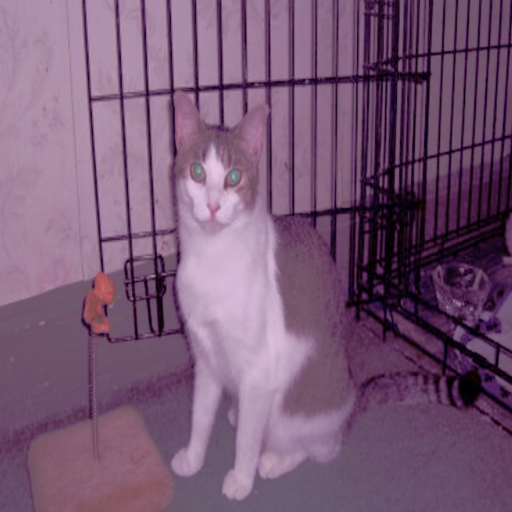
#> input picture reflective_cat_1 (1).png, 1024 x 1024 px (shown at 1/2 size)
$ python -i cat-reflective-generator.py   (imports and definitions only)
#> lines starting #> are read from the running program, lines starting #| are printed output that depends on the picture
import numpy as np
import matplotlib.pyplot as plt
from scipy.ndimage import gaussian_filter
import os
import time
from PIL import Image
from concurrent.futures import ProcessPoolExecutor
import requests
from io import BytesIO
import cv2
from tqdm import tqdm
import random
from numba import jit, prange

class CatReflectiveImageGenerator:
    """
    Image generator that applies reflective algebra transformations to cat images
    """

    def __init__(self, output_size=(1024, 1024), use_parallel=True):
        """
        Initialize the generator

        Parameters:
        - output_size: Size of output images (width, height)
        - use_parallel: Whether to use parallel processing
        """
        self.output_size = output_size
        self.use_parallel = use_parallel
        self.num_cpus = os.cpu_count()

        # Create coordinate grids for transformations
        self.x = np.linspace(-1, 1, output_size[0])
        self.y = np.linspace(-1, 1, output_size[1])
        self.X, self.Y = np.meshgrid(self.x, self.y)

        print(f"Initialized generator with output size {output_size}")
        print(f"Number of CPU cores available: {self.num_cpus}")

    # [90 lines left out: functions download_cat_images, load_cat_images_from_folder, not called in this run]

    @staticmethod
    @jit(nopython=True)
    def _extract_triplet_from_image(image):
        """
        Extract triplet components from an image using its RGB channels

        Parameters:
        - image: Input RGB image

        Returns:
        - Triplet field as a 3D array (height, width, 3)
        """
        # Get image dimensions
        height, width, channels = image.shape

        # Create triplet field
        triplet_field = np.zeros((height, width, 3))

        # Extract RGB channels and normalize
        for i in range(height):
            for j in range(width):
                r = image[i, j, 0]
                g = image[i, j, 1]
                b = image[i, j, 2]

                # Create triplet components a, b, c
                a = r
                b = g
                c = b

                triplet_field[i, j, 0] = a
                triplet_field[i, j, 1] = b
                triplet_field[i, j, 2] = c

        return triplet_field

    def mirror_transform(self, triplet_field):
        """
        Apply the mirror principle from the paper (section 2)

        Parameters:
        - triplet_field: Input field of triplets [a, b, c]

        Returns:
        - Mirrored field
        """
        # Extract components
        a = triplet_field[:,:,0]
        b = triplet_field[:,:,1]
        c = triplet_field[:,:,2]

        # Apply mirror transformation ρ([A, B, C]) = [C, B, A] from section 2.2.2
        mirrored = np.zeros_like(triplet_field)
        mirrored[:,:,0] = c  # a becomes c
        mirrored[:,:,1] = b  # b stays the same
        mirrored[:,:,2] = a  # c becomes a

        return mirrored

    def apply_reflective_operator(self, triplet_field, alpha=2.0, iterations=1):
        """
        Apply the reflective operator # from the paper

        Parameters:
        - triplet_field: Input field of triplets
        - alpha: Parameter controlling the transformation intensity
        - iterations: Number of iterations to apply the operator

        Returns:
        - Transformed field
        """
        result = triplet_field.copy()

        for _ in range(iterations):
            # Extract components
            a = result[:,:,0]
            b = result[:,:,1]
            c = result[:,:,2]

            # Apply a transformation inspired by sections 1.4.1-1.4.3
            # Component-wise action with operators f, g, h
            new_a = 0.5 * (np.sin(np.pi * a) * np.cos(alpha * b * c) + a)
            new_b = 0.5 * (np.cos(np.pi * b) * np.sin(alpha * a * c) + b)
            new_c = 0.5 * (np.sin(np.pi * c) * np.cos(alpha * a * b) + c)

            # Update result
            result[:,:,0] = new_a
            result[:,:,1] = new_b
            result[:,:,2] = new_c

        return result

    def apply_baz_transform(self, image, alpha=2.0, t=0.5):
        """
        Apply a transform inspired by the BAZ wave function concept

        Parameters:
        - image: Input RGB image
        - alpha: BAZ parameter α controlling complexity
        - t: Time parameter

        Returns:
        - Transformed image
        """
        # Convert to frequency domain
        r, g, b = image[:,:,0], image[:,:,1], image[:,:,2]

        # Perform FFT on each channel
        r_fft = np.fft.fft2(r)
        g_fft = np.fft.fft2(g)
        b_fft = np.fft.fft2(b)

        # Shift to center
        r_fft_shift = np.fft.fftshift(r_fft)
        g_fft_shift = np.fft.fftshift(g_fft)
        b_fft_shift = np.fft.fftshift(b_fft)

        # Get dimensions
        rows, cols = r.shape

        # Create the BAZ operator in frequency domain
        # Using equations from section 7.15
        # e^(-s²t/(1+4αt)) / (1+4αt)^(3/2)

        # Create meshgrid for frequencies
        u = np.fft.fftfreq(rows)
        v = np.fft.fftfreq(cols)
        u, v = np.meshgrid(u, v)
        s_squared = u**2 + v**2

        # BAZ operator
        baz_operator = np.exp(-s_squared * t / (1 + 4 * alpha * t)) / (1 + 4 * alpha * t)**(3/2)

        # Apply operator to each channel
        r_transformed = r_fft_shift * baz_operator
        g_transformed = g_fft_shift * baz_operator
        b_transformed = b_fft_shift * baz_operator

        # Inverse FFT
        r_back = np.fft.ifft2(np.fft.ifftshift(r_transformed))
        g_back = np.fft.ifft2(np.fft.ifftshift(g_transformed))
        b_back = np.fft.ifft2(np.fft.ifftshift(b_transformed))

        # Take real part and normalize
        r_back = np.real(r_back)
        g_back = np.real(g_back)
        b_back = np.real(b_back)

        # Create output image
        result = np.zeros_like(image)

        # Normalize each channel
        r_back = (r_back - np.min(r_back)) / (np.max(r_back) - np.min(r_back))
        g_back = (g_back - np.min(g_back)) / (np.max(g_back) - np.min(g_back))
        b_back = (b_back - np.min(b_back)) / (np.max(b_back) - np.min(b_back))

        # Combine channels
        result[:,:,0] = r_back
        result[:,:,1] = g_back
        result[:,:,2] = b_back

        return result

    def generate_reflective_cat_image(self, cat_image, alpha=2.5, iterations=3):
        """
        Generate a reflective transformation of a cat image

        Parameters:
        - cat_image: Input cat image
        - alpha: Parameter controlling transformation intensity
        - iterations: Number of iterations for reflective operator

        Returns:
        - Transformed image
        """
        # Start timer
        start_time = time.time()

        # Extract triplet field from cat image
        print("Extracting triplet field from cat image...")
        triplet_field = self._extract_triplet_from_image(cat_image)

        # Apply mirror transformation
        print("Applying mirror transformation...")
        mirrored = self.mirror_transform(triplet_field)

        # Apply reflective operator
        print("Applying reflective operator...")
        reflected = self.apply_reflective_operator(mirrored, alpha=alpha, iterations=iterations)

        # Apply BAZ transform
        print("Applying BAZ transform...")
        transformed = self.apply_baz_transform(cat_image, alpha=alpha, t=0.3)

        # Combine the original and transformed representations
        print("Creating final image...")
        reflected_rgb = np.zeros_like(cat_image)
        reflected_rgb[:,:,0] = reflected[:,:,0]
        reflected_rgb[:,:,1] = reflected[:,:,1]
        reflected_rgb[:,:,2] = reflected[:,:,2]

        # Blend original, reflected and transformed images
        final = 0.4 * reflected_rgb + 0.6 * transformed

        # Normalize
        final = np.clip(final, 0, 1)

        # Apply some final smoothing
        final = gaussian_filter(final, sigma=[0.5, 0.5, 0])

        print(f"Image generation completed in {time.time() - start_time:.2f} seconds")

        return final

    # [217 lines left out: functions apply_prime_count_segmentation, generate_bhlm_style_image, _process_single_image, process_cat_image_batch, save_image, save_image_batch and 2 more, not called in this run]

# Example usage
# [48 lines not run here, left out]

>>> import cv2
>>> picture = cv2.imread('reflective_cat_1 (1).png')
#> picture is the input picture: shape (1024, 1024, 3); mean B, G, R 116.9, 88.3, 119.9
>>> result = CatReflectiveImageGenerator().generate_reflective_cat_image(picture)
#> in generate_reflective_cat_image, `triplet_field = self._extract_triplet_from_image(cat_image)`:
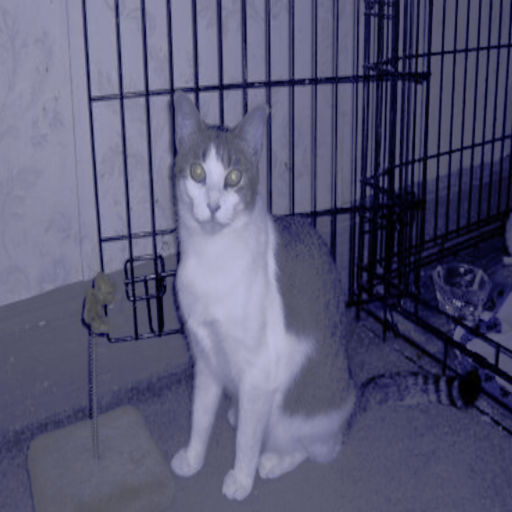
#> triplet_field: shape (1024, 1024, 3) float64 (shown at 1/2 size); mean B, G, R 116.9, 88.3, 88.3
#> in mirror_transform, `b = triplet_field[:,:,1]`:
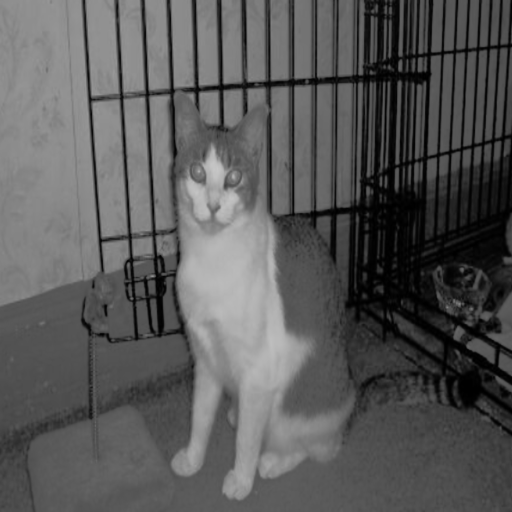
#> b: shape (1024, 1024) float64 (shown at 1/2 size); min 0, max 199, mean 88.3
#> in mirror_transform, `mirrored[:,:,2] = a`:
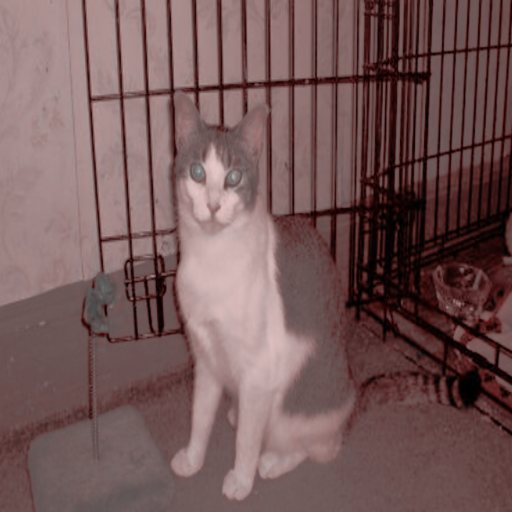
#> mirrored: shape (1024, 1024, 3) float64 (shown at 1/2 size); mean of channels 0, 1, 2 88.3, 88.3, 116.9; drawn as B, G, R
#> the loop in apply_reflective_operator, `for _ in range(iterations):` made 3 passes
#> pass 1, in apply_reflective_operator, `new_c = 0.5 * (np.sin(np.pi * c) * np.cos(alpha * a * b) + c)`:
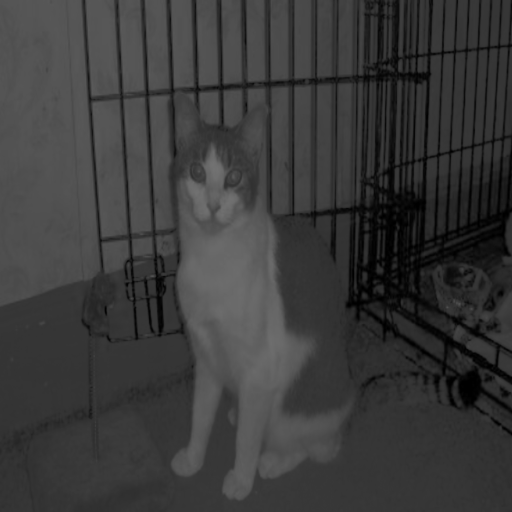
#> new_c: shape (1024, 1024) float64 (shown at 1/2 size); min 0, max 114.5, mean 58.4
#> in apply_baz_transform, `b_back = np.real(b_back)`:
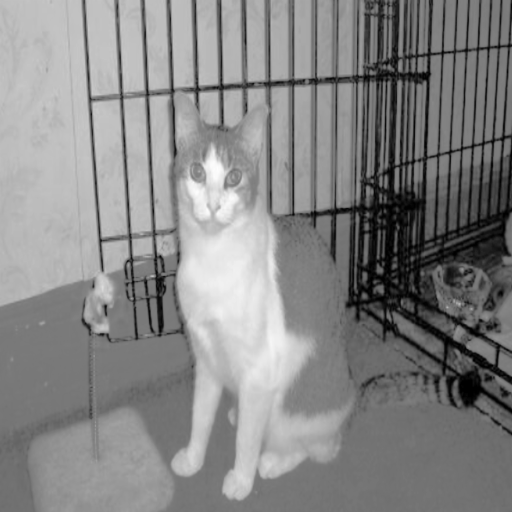
#> b_back: shape (1024, 1024) float64 (shown at 1/2 size); min -0.0432, max 27.59, mean 14.4; drawn with min black and max white
#> in apply_baz_transform, `result[:,:,1] = g_back`: result: shape (1024, 1024, 3); mean of channels 0, 1, 2 9.54e-07, 9.54e-07, 0
#> in apply_baz_transform, `result[:,:,2] = b_back`: result: shape (1024, 1024, 3); mean of channels 0, 1, 2 9.54e-07, 9.54e-07, 9.54e-07
#> in generate_reflective_cat_image, `reflected_rgb[:,:,2] = reflected[:,:,2]`:
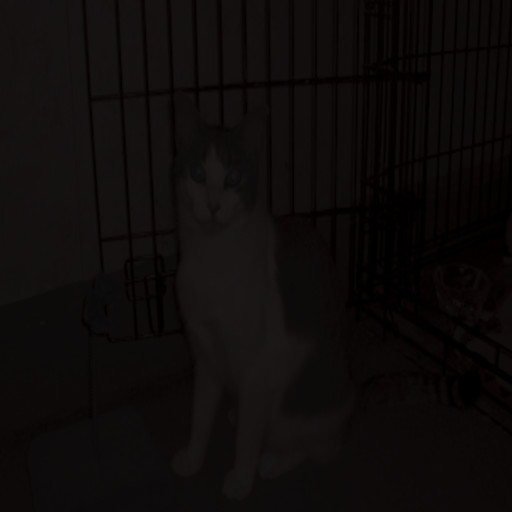
#> reflected_rgb: shape (1024, 1024, 3) (shown at 1/2 size); mean of channels 0, 1, 2 10.5, 10.5, 14.1; drawn as B, G, R
#> in generate_reflective_cat_image, `final = np.clip(final, 0, 1)`:
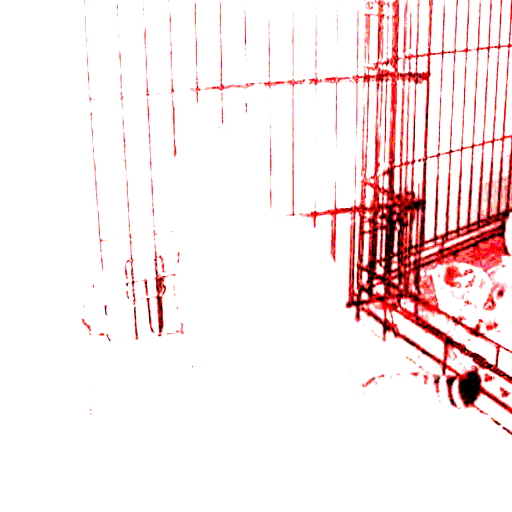
#> final: shape (1024, 1024, 3) float64 (shown at 1/2 size); mean of channels 0, 1, 2 0.913, 0.912, 0.977; drawn as B, G, R

$ run again, on reflective_cat_4 (1).png
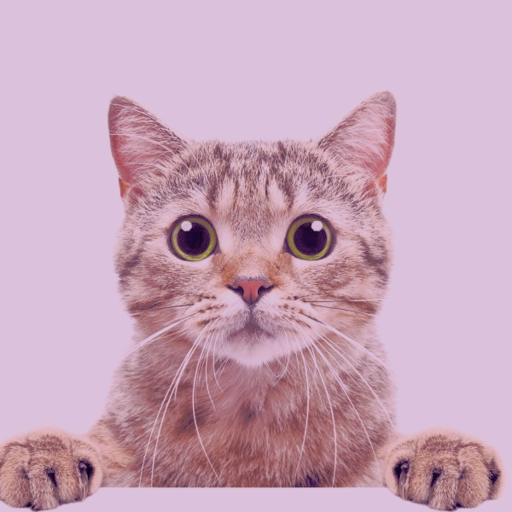
#> input picture reflective_cat_4 (1).png, 1024 x 1024 px (shown at 1/2 size)
#> picture is the input picture: shape (1024, 1024, 3); mean B, G, R 185.4, 165, 200.9
#> after the loop in apply_reflective_operator, `for _ in range(iterations):`:
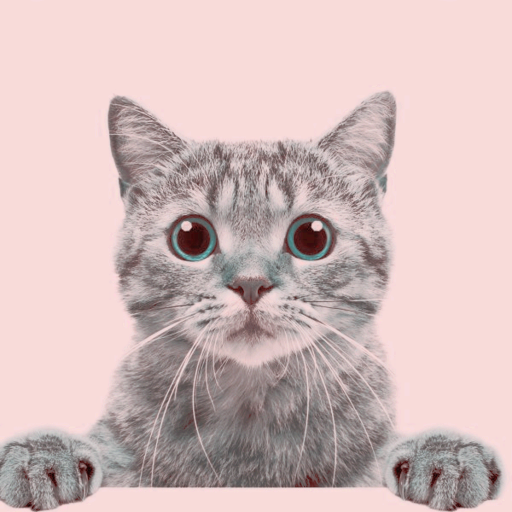
#> result: shape (1024, 1024, 3) float64 (shown at 1/2 size); mean of channels 0, 1, 2 20.6, 20.7, 23.2; drawn with min black and max white
#> in generate_reflective_cat_image, `final = np.clip(final, 0, 1)`:
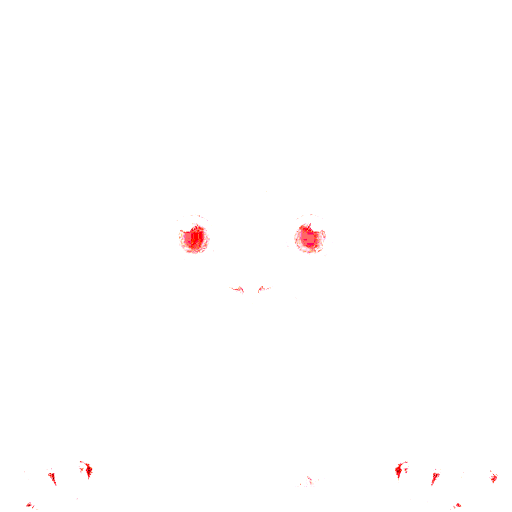
#> final: shape (1024, 1024, 3) float64 (shown at 1/2 size); mean of channels 0, 1, 2 0.997, 0.997, 1; drawn as B, G, R

$ run again, on reflective_cat_5 (1).png
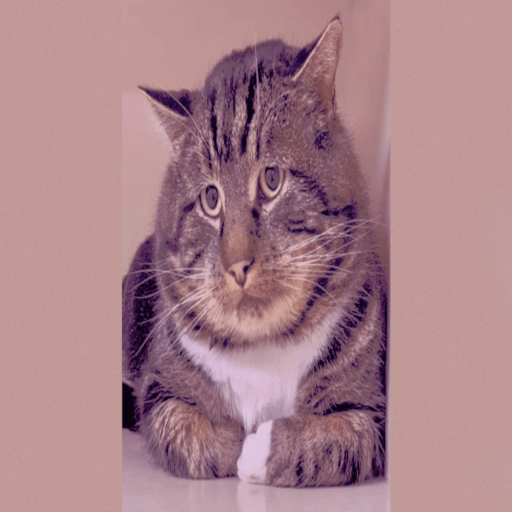
#> input picture reflective_cat_5 (1).png, 1024 x 1024 px (shown at 1/2 size)
#> picture is the input picture: shape (1024, 1024, 3); mean B, G, R 137.2, 129.9, 169.2
#> after the loop in apply_reflective_operator, `for _ in range(iterations):`:
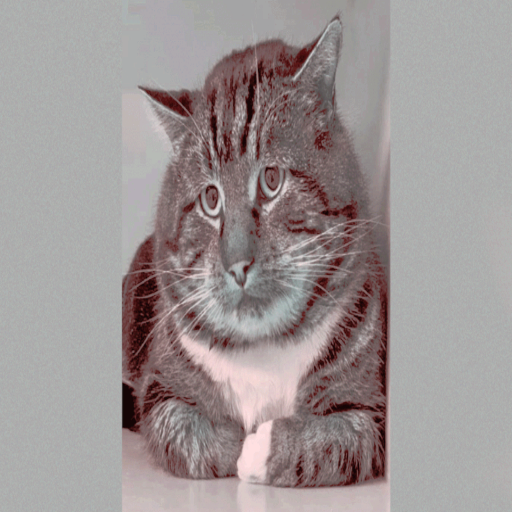
#> result: shape (1024, 1024, 3) float64 (shown at 1/2 size); mean of channels 0, 1, 2 16.2, 16.2, 17.2; drawn with min black and max white
#> in generate_reflective_cat_image, `final = np.clip(final, 0, 1)`:
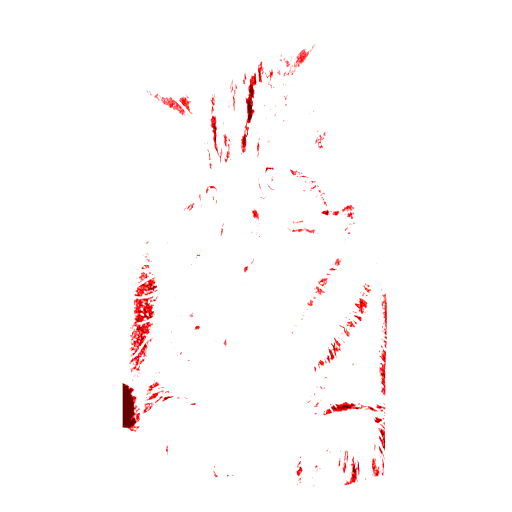
#> final: shape (1024, 1024, 3) float64 (shown at 1/2 size); mean of channels 0, 1, 2 0.983, 0.983, 0.998; drawn as B, G, R
